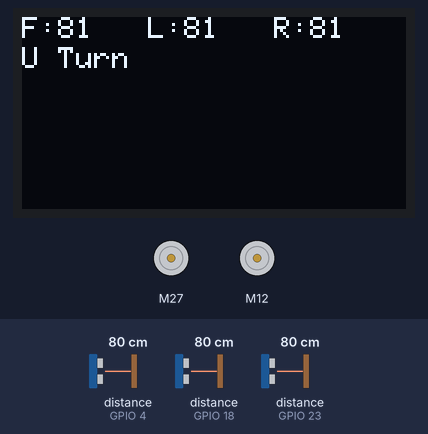
This sketch was run on a simulated ESP32. On the bench: 128×64 one-colour display, 2 × DC motor (green arrow = forward, orange = backward, longer = faster). The inputs (shaded band) are chosen by the test bench; at power-on: distance to the obstacle (sensors on GPIO 4, GPIO 18, GPIO 23) 80 cm. The echo pulse lasts 58.3 µs per cm; what the sketch prints to the serial monitor is not drawn.

Above: at 1.2 s.
1.3 s: distance to the obstacle (sensor on GPIO 4) set to 155 cm
At 2.2 s:
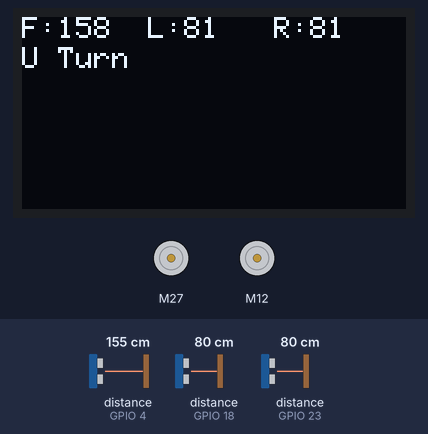
2.8 s: distance to the obstacle (sensor on GPIO 4) set to 163 cm
At 4.0 s:
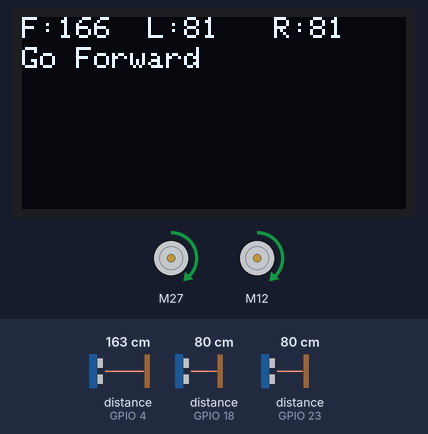
4.9 s: distance to the obstacle (sensor on GPIO 18) set to 250 cm
At 5.8 s:
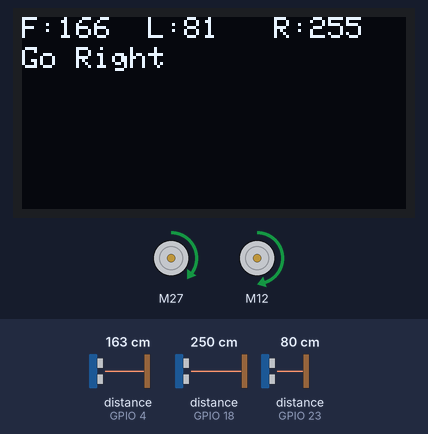
6.5 s: distance to the obstacle (sensor on GPIO 18) set to 2 cm
At 7.5 s:
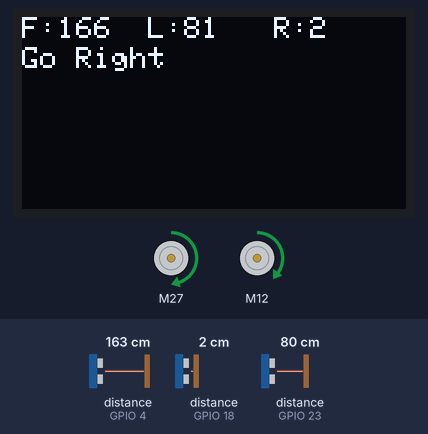
8.0 s: distance to the obstacle (sensor on GPIO 4) set to 87 cm
At 9.2 s:
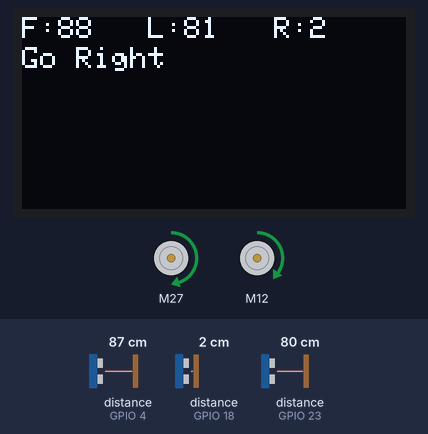
9.5 s: distance to the obstacle (sensor on GPIO 4) set to 80 cm
At 10.8 s:
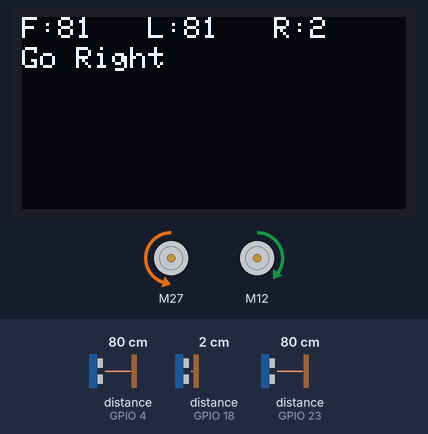
Timing chart, 0 to 12.5 s (numbered marks = the images above; inputs shaded):
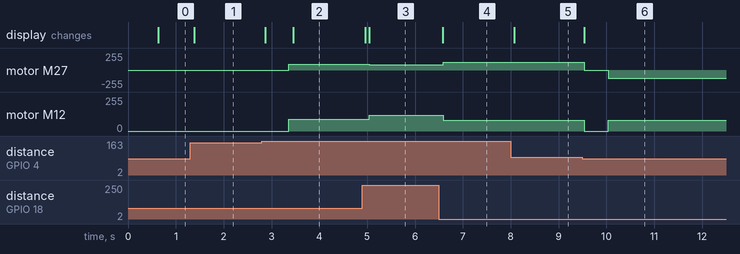

The sketch:

MazeRunner_V1.3.ino
```cpp
/*
 * Program: MazeRunner_V1.3.ino
 * 13/08/23 Hasibur Rahman
 * Hardware: ESP32 + L298N + OLED + 2 DC Motors
 */

#include <SPI.h>
#include <Wire.h>
#include <Adafruit_GFX.h>
#include <Adafruit_SSD1306.h> //OLED Display
#include <L298N.h> // Motor Driver
#include <NewPing.h> //Sonar Sensor

#define BLOCK 25 //Min distance required before taking a turn
#define SPEED 90 //Motor Speed

#define SONAR_NUM 3       // Number of sensors.
#define MAX_DISTANCE 400  // Maximum distance (in cm) to ping.

int front, left, right;
int LeftBlock=10, RightBlock = 10, FrontBlock = 15, Balanced = 5, TrackSize = 20;
bool F = true, L = false, R = false;


int enL = 13, in1 = 12, in2 = 14; // Left Motor connections
int enR = 25, in3 = 27, in4 = 26; // Right Motor connections
L298N LeftMotor(enL, in1, in2);
L298N RightMotor(enR, in3, in4);

// Initialize OLED display (128x64 pixels) using I2C communication.
Adafruit_SSD1306 display(128, 64, &Wire, -1);

NewPing sonar[SONAR_NUM] = {     // Sensor object array.
  NewPing(15, 4, MAX_DISTANCE),  // Front Sensor: Each sensor's trigger pin, echo pin, and max distance to ping.
  NewPing(19, 23, MAX_DISTANCE), // Left Sensor: Each sensor's trigger pin, echo pin, and max distance to ping.
  NewPing(5, 18, MAX_DISTANCE)   // Right Sensor: Each sensor's trigger pin, echo pin, and max distance to ping.
};


void SetDynamicValues(){
    readSonar();
    TrackSize = left+right;
    LeftBlock = TrackSize/2;
    RightBlock = TrackSize/2;
}


//Setup periferal devices
void setup() {
  Serial.begin(115200);  // Initialize the serial communication for debugging
  displaySetup();        // Initialize the OLED display
  pinSetup(); // Set all the motor control pins to outputs
  SetDynamicValues();
}

//Main Code
void loop() {
  readSonar();
  DisplayStatus();

  //Right Turn
  if (right >= TrackSize*2) {
    F = false, L = false, R = true;
    GO(TrackSize/2);
    STOP(500);
    Right90();
    STOP(300);
    GO(TrackSize/2);
  }

   if (right >= RightBlock*2) {
    F = false, L = false, R = true;
    GO(TrackSize/2);
    STOP(500);
    Right90();
    STOP(300);
    GO(TrackSize/2);
  }


  else if (front >= TrackSize) {
    F = true, L = false, R = false;
    goForward();
  }

  else if (left>=LeftBlock*2) {
    F = false, L = true, R = false;
    GO(TrackSize/2);
    STOP(500);
    Left90();
    STOP(500);
    GO(TrackSize/2);
    }

  else{
    F = false, L = false, R = false;
    uTurn();
  }
}


//Function for Going Forward
void goForward() {
  RightMotor.forward();
  LeftMotor.forward();
  if(right<RightBlock/2){
    RightMotor.setSpeed(SPEED+30);
    LeftMotor.setSpeed(SPEED-10);
  }else if(right<RightBlock){
    RightMotor.setSpeed(SPEED+20);
    LeftMotor.setSpeed(SPEED-10);
  }else if(right==RightBlock){
    RightMotor.setSpeed(SPEED);
    LeftMotor.setSpeed(SPEED);
  }else if(right> RightBlock+(RightBlock/2)){
    RightMotor.setSpeed(SPEED-10);
    LeftMotor.setSpeed(SPEED+30);
  }else if(right>RightBlock){
    RightMotor.setSpeed(SPEED-10);
    LeftMotor.setSpeed(SPEED+20);
  }else{
    LeftMotor.setSpeed(SPEED);
    RightMotor.setSpeed(SPEED);
  }
}


//Function for Moving Forward to a specific Location
void GO(int dest){

  RightMotor.setSpeed(SPEED);
  LeftMotor.setSpeed(SPEED);
  RightMotor.forward();
  LeftMotor.forward();

  int destination=front-dest;
  if(destination > TrackSize/2)
  while(front>destination && front>=TrackSize/2){
      readSonar();
      goForward();
      DisplayStatus();
    }
}


//Function for taking Right Turn
void Right90(){
  LeftMotor.forward();
  RightMotor.backward();
  RightMotor.setSpeed(SPEED+10);
  LeftMotor.setSpeed(SPEED);
  while(front<TrackSize*2){
    readSonar();
    DisplayStatus();
  }
  RightMotor.forward();
}


//Function for taking Left Turn
void Left90(){
  LeftMotor.backward();
  RightMotor.forward();
  RightMotor.setSpeed(SPEED+10);
  LeftMotor.setSpeed(SPEED+20);
  while(front<TrackSize*2){
    readSonar();
    DisplayStatus();
  }
  RightMotor.forward();
}


//Function for taking U Turn
void uTurn() {
  RightMotor.stop();
  LeftMotor.stop();
  delay(500);
  LeftMotor.setSpeed(SPEED);
  RightMotor.setSpeed(SPEED);
  if (right > left) {
    RightMotor.backward();
    LeftMotor.forward();
  } else if (left > right) {
    RightMotor.forward();
    LeftMotor.backward();
  }
  while (front < TrackSize) {
    readSonar();
    DisplayStatus();
    printSomeInfo();
  }
  RightMotor.stop();
  LeftMotor.stop();
  delay(500);
  RightMotor.forward();
  LeftMotor.forward();
  LeftMotor.setSpeed(SPEED);
  RightMotor.setSpeed(SPEED);
}


//Function for stoping car for a certime period
void STOP(int t){
  RightMotor.stop();
  LeftMotor.stop();
  delay(t);
}


//Function for showing current status
void DisplayStatus() {
  display.clearDisplay();
  display.setTextSize(1);

  display.setCursor(0, 0);
  display.print("F:");
  display.print(front);

  display.setCursor(42, 0);
  display.print("L:");
  display.print(left);

  display.setCursor(84, 0);
  display.print("R:");
  display.print(right);

  display.setCursor(0, 10);
  if (F) display.print("Go Forward");
  else if (R) display.print("Go Right");
  else if (L) display.print("Go Left");
  else {
    display.print("U Turn");
  }
  display.display();

  Serial.print("Front:");
  Serial.println(front);
  Serial.print(" Left:");
  Serial.println(left);
  Serial.print(" Right:");
  Serial.println(right);
  Serial.println(" ");
}


//Print some informations in Serial Monitor
void printSomeInfo() {
  Serial.print("Motor is moving = ");
  Serial.print(LeftMotor.isMoving());
  Serial.print(" at speed = ");
  Serial.println(LeftMotor.getSpeed());
}


// Function to initialize the OLED display
void displaySetup() {
  display.begin(SSD1306_SWITCHCAPVCC, 0x3C);  // initialize with the I2C addr 0x3C (for the 128x32)
  display.setTextColor(WHITE);
}


void Intro() {
}


//Function for reding data from Sonar sensors
void readSonar() {
  front = sonar[0].ping_cm();  // Measure front distance
  left = sonar[1].ping_cm();   // Measure left distance
  right = sonar[2].ping_cm();  // Measure right distance
}

// Function to display text on the OLED screen at a specific position and size
void displayText(int x, int y, int textSize, const char *displayText) {
}


//Pinsetup
void pinSetup() {
  pinMode(enL, OUTPUT);
  pinMode(enR, OUTPUT);
  pinMode(in1, OUTPUT);
  pinMode(in2, OUTPUT);
  pinMode(in3, OUTPUT);
  pinMode(in4, OUTPUT);

  // Turn off motors - Initial state
  digitalWrite(in1, LOW);
  digitalWrite(in2, LOW);
  digitalWrite(in3, LOW);
  digitalWrite(in4, LOW);
}
```

Measured:
- the behaviour switches between 158 and 159 cm on distance to the obstacle (sensor on GPIO 4) (found by bisection; images 1 and 2)
- the behaviour switches between 85 and 84 cm on distance to the obstacle (sensor on GPIO 4) (found by bisection; images 5 and 6)
- after the input at 1.3 s, the display: changes after 0.09 s (image 1)
- after the input at 2.8 s, motor M27, motor M12: stopped → forward 90/255 after 0.56 s; the display: first changes after 0.06 s (image 2 shows a later state)
- after the input at 4.9 s, motor M27: forward 90/255 → forward 80/255 after 0.14 s; motor M12: forward 90/255 → forward 120/255 after 0.14 s; the display: first changes after 0.05 s (image 3 shows a later state)
- after the input at 6.5 s, motor M27: forward 80/255 → forward 120/255 after 0.09 s; motor M12: forward 120/255 → forward 80/255 after 0.09 s; the display: changes after 0.07 s (image 4)
- after the input at 8.0 s, the display: changes after 0.08 s (image 5)
- after the input at 9.5 s, motor M27: forward 120/255 → stopped at once, → backward 120/255 0.50 s later; motor M12: forward 80/255 → stopped at once, → forward 80/255 0.50 s later; the display: changes at once (image 6)
